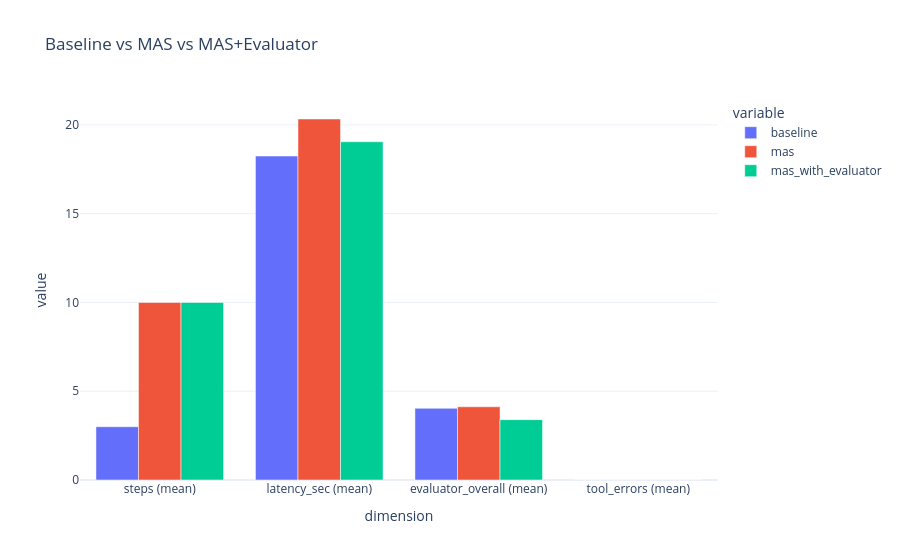

This figure's notebook cell:
### Markdown cell above
## Stage 7 - Architecture Comparison: Baseline vs Custom MAS

**Control question:** What does MAS buy beyond baseline in controllability and trace observability?

### Code cell
arch_compare = pd.DataFrame([
    {"dimension": "steps (mean)", "baseline": report_table_main.loc[report_table_main.variant == "baseline", "steps"].values[0] if "baseline" in report_table_main.variant.values else 0,
     "mas": report_table_main.loc[report_table_main.variant == "mas", "steps"].values[0] if "mas" in report_table_main.variant.values else 0,
     "mas_with_evaluator": report_table_main.loc[report_table_main.variant == "mas_with_evaluator", "steps"].values[0] if "mas_with_evaluator" in report_table_main.variant.values else 0},
    {"dimension": "latency_sec (mean)", "baseline": report_table_main.loc[report_table_main.variant == "baseline", "latency_sec"].values[0] if "baseline" in report_table_main.variant.values else 0,
     "mas": report_table_main.loc[report_table_main.variant == "mas", "latency_sec"].values[0] if "mas" in report_table_main.variant.values else 0,
     "mas_with_evaluator": report_table_main.loc[report_table_main.variant == "mas_with_evaluator", "latency_sec"].values[0] if "mas_with_evaluator" in report_table_main.variant.values else 0},
    {"dimension": "evaluator_overall (mean)", "baseline": report_table_main.loc[report_table_main.variant == "baseline", "evaluator_overall"].values[0] if "baseline" in report_table_main.variant.values else 0,
     "mas": report_table_main.loc[report_table_main.variant == "mas", "evaluator_overall"].values[0] if "mas" in report_table_main.variant.values else 0,
     "mas_with_evaluator": report_table_main.loc[report_table_main.variant == "mas_with_evaluator", "evaluator_overall"].values[0] if "mas_with_evaluator" in report_table_main.variant.values else 0},
    {"dimension": "tool_errors (mean)", "baseline": report_table_main.loc[report_table_main.variant == "baseline", "tool_errors"].values[0] if "baseline" in report_table_main.variant.values else 0,
     "mas": report_table_main.loc[report_table_main.variant == "mas", "tool_errors"].values[0] if "mas" in report_table_main.variant.values else 0,
     "mas_with_evaluator": report_table_main.loc[report_table_main.variant == "mas_with_evaluator", "tool_errors"].values[0] if "mas_with_evaluator" in report_table_main.variant.values else 0},
])
display(arch_compare)
px.bar(arch_compare.melt(id_vars=["dimension"], value_vars=["baseline", "mas", "mas_with_evaluator"]),
       x="dimension", y="value", color="variable", barmode="group",
       title="Baseline vs MAS vs MAS+Evaluator", template="plotly_white").show()

### Figure 1 — Plotly figure (JSON) as saved in the notebook; plotly's stock layout.template omitted (floating-point values rounded to 4 significant figures)
{"data": [{"alignmentgroup": "True", "hovertemplate": "variable=baseline<br>dimension=%{x}<br>value=%{y}<extra></extra>", "legendgroup": "baseline", "marker": {"color": "#636efa", "pattern": {"shape": ""}}, "name": "baseline", "offsetgroup": "baseline", "orientation": "v", "showlegend": true, "textposition": "auto", "type": "bar", "x": ["steps (mean)", "latency_sec (mean)", "evaluator_overall (mean)", "tool_errors (mean)"], "xaxis": "x", "y": [3.0, 18.25, 4.037, 0.0], "yaxis": "y"}, {"alignmentgroup": "True", "hovertemplate": "variable=mas<br>dimension=%{x}<br>value=%{y}<extra></extra>", "legendgroup": "mas", "marker": {"color": "#EF553B", "pattern": {"shape": ""}}, "name": "mas", "offsetgroup": "mas", "orientation": "v", "showlegend": true, "textposition": "auto", "type": "bar", "x": ["steps (mean)", "latency_sec (mean)", "evaluator_overall (mean)", "tool_errors (mean)"], "xaxis": "x", "y": [10.0, 20.33, 4.125, 0.0], "yaxis": "y"}, {"alignmentgroup": "True", "hovertemplate": "variable=mas_with_evaluator<br>dimension=%{x}<br>value=%{y}<extra></extra>", "legendgroup": "mas_with_evaluator", "marker": {"color": "#00cc96", "pattern": {"shape": ""}}, "name": "mas_with_evaluator", "offsetgroup": "mas_with_evaluator", "orientation": "v", "showlegend": true, "textposition": "auto", "type": "bar", "x": ["steps (mean)", "latency_sec (mean)", "evaluator_overall (mean)", "tool_errors (mean)"], "xaxis": "x", "y": [10.0, 19.05, 3.4, 0.0], "yaxis": "y"}], "layout": {"barmode": "group", "legend": {"title": {"text": "variable"}, "tracegroupgap": 0}, "title": {"text": "Baseline vs MAS vs MAS+Evaluator"}, "xaxis": {"anchor": "y", "domain": [0, 1], "title": {"text": "dimension"}}, "yaxis": {"anchor": "x", "domain": [0, 1], "title": {"text": "value"}}}}
